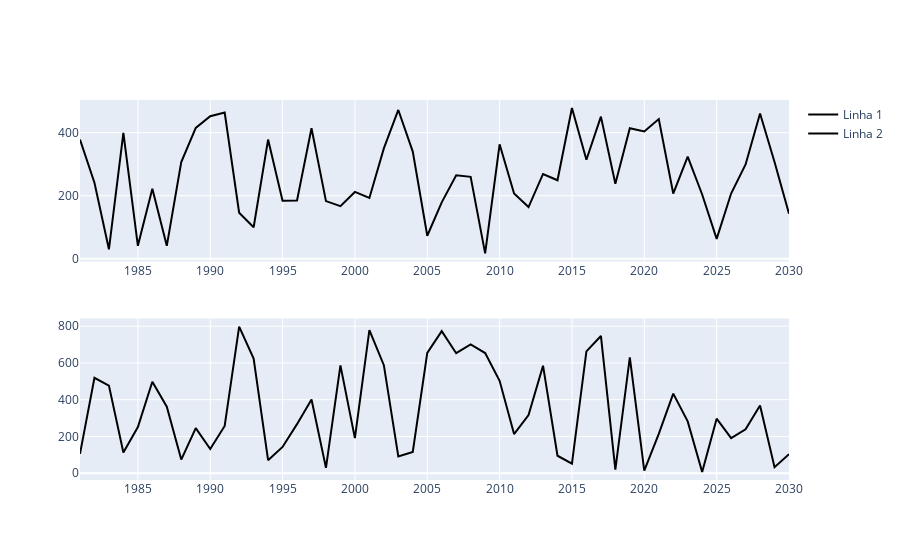

The notebook cell saved with this chart:
### Code cell
fig=make_subplots(rows=2,cols=1)
fig.add_trace(go.Scatter(x=df.index,y=df['A'],mode='lines',name='Série 1',line=dict(color='black')),row=1,col=1)
fig.add_trace(go.Scatter(x=df.index,y=df['B'],mode='lines',name='Série 2',line=dict(color='black')),row=2,col=1)

fig.update_layout(title='Séries Temporais')
fig.show()
